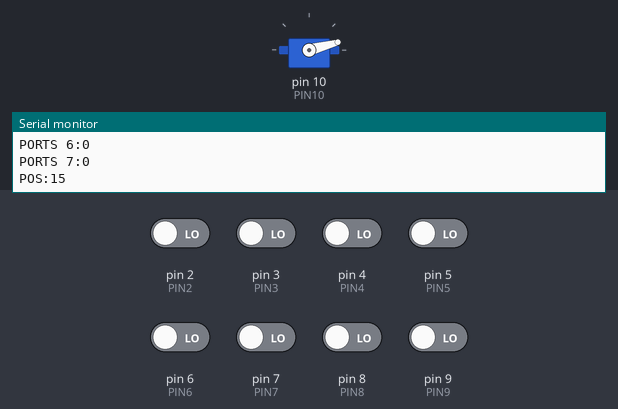
A sketch run on a simulated Arduino Uno, built with avr-gcc and run on an emulated ATmega328P. Shown: servo, the last lines printed to the serial monitor. Inputs (shaded band) come from the test bench; at power-on: pin 2 (PIN2), pin 3 (PIN3), pin 4 (PIN4), pin 5 (PIN5), pin 6 (PIN6), pin 7 (PIN7), pin 8 (PIN8), pin 9 (PIN9) LOW.

Above: at 2.8 s.
2.9 s: pin 9 (PIN9) driven HIGH
At 5.0 s:
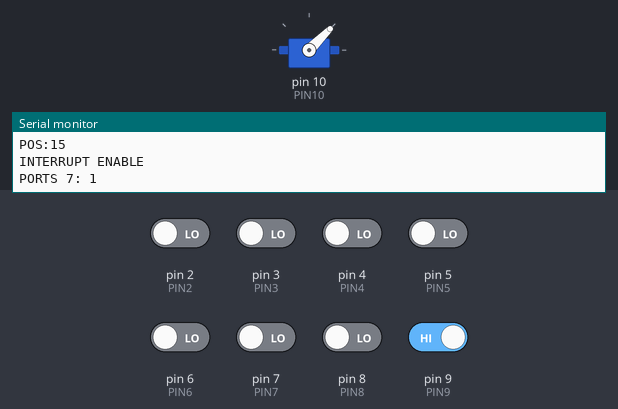
5.5 s: pin 2 (PIN2) driven HIGH
At 6.5 s:
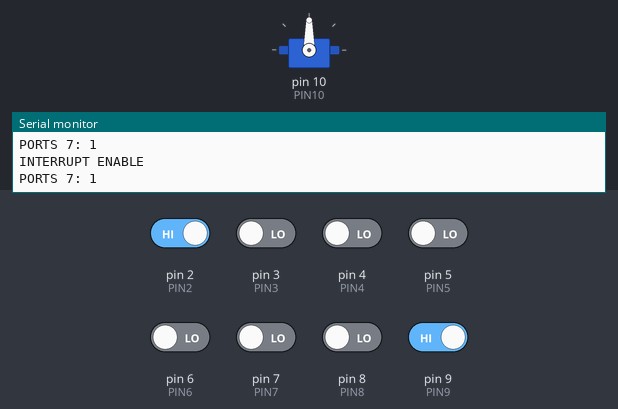
7.5 s: pin 3 (PIN3) driven HIGH
At 11.2 s:
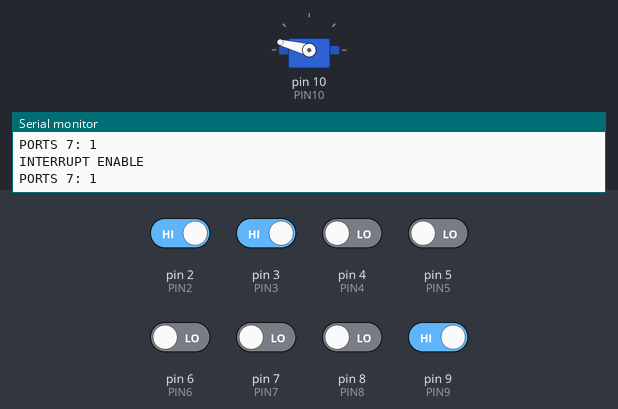
11.3 s: pin 3 (PIN3) driven LOW
14.8 s: pin 2 (PIN2) driven LOW
At 15.9 s:
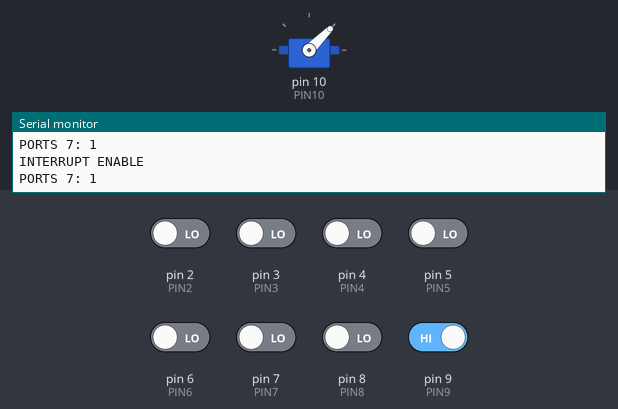
Timing chart, 0 to 17.6 s (numbered marks = the images above; inputs shaded):
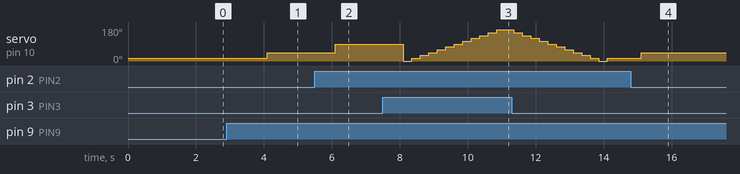

The sketch:

sweep_with_serial.ino
```cpp
//---------------------------------------------------------------------------
// Author: Julio Tena
// Description: Using arduino as slave for basys board output from switches
//
//
// Todo:
//      - Finish all cases
//      - Have speed control??
//
//---------------------------------------------------------------------------

#include <Servo.h>
#include "BasysComm.h"

Servo myservo;  // create servo object to control a servo

#define PIN2 2
#define PIN3 3
#define PIN4 4
#define PIN5 5
#define PIN6 6
#define PIN7 7
#define PIN8 8
#define PIN9 9

#define PIN10 10

int pos = 15;    // variable to store the servo position
int basys_in[8] = {0};
int check = 0;


void setup() {
  // initialize for digital input from basys board
  pinMode(PIN2,INPUT);
  pinMode(PIN3,INPUT);
  pinMode(PIN4,INPUT);
  pinMode(PIN5,INPUT);
  pinMode(PIN6,INPUT);
  pinMode(PIN7,INPUT);
  pinMode(PIN8,INPUT);
  pinMode(PIN9,INPUT);


  Serial.begin(9600);
  myservo.attach(PIN10);  // attaches the servo on pin 10 to the servo object
}

void loop() {

    // Receive all values from basys board and store in array
    // Note: might need time delay to allow time to read all values
    myservo.write(pos);
    readPorts(basys_in);

    if(interrupt(basys_in))
    {
      delay(1000);
      readPorts(basys_in);
      manualMode(basys_in,pos);
      if(basys_in[0] == 1 && basys_in[1] == 1)
      {
        for (int pos = 0; pos <= 165; pos += 15) { // goes from 0 degrees to 180 degrees
        // in steps of 1 degree
        myservo.write(pos);              // tell servo to go to position in variable 'pos'
        delay(250);                       // waits 15ms for the servo to reach the position
      }
      for (int pos = 165; pos >= 0; pos -= 15) { // goes from 180 degrees to 0 degrees
      myservo.write(pos);              // tell servo to go to position in variable 'pos'
      delay(250);                       // waits 15ms for the servo to reach the position
      }
      }
      //check = digitalRead(PIN9);
      Serial.println("INTERRUPT ENABLE");
      Serial.print("PORTS 7: ");
      Serial.print(basys_in[7]);
      Serial.print("\n");
      //Serial.print("CHECK: ");
      //Serial.print(check);
      //Serial.print("\n");
    }
    else
    {
        sweep(basys_in, pos);
      //delay(750);
      Serial.print("PORTS 0:");
      Serial.println(basys_in[0]);
      Serial.print("PORTS 1:");
      Serial.println(basys_in[1]);
      Serial.print("PORTS 2:");
      Serial.println(basys_in[2]);
      Serial.print("PORTS 3:");
      Serial.println(basys_in[3]);
      Serial.print("PORTS 4:");
      Serial.println(basys_in[4]);
      Serial.print("PORTS 5:");
      Serial.println(basys_in[5]);
      Serial.print("PORTS 6:");
      Serial.println(basys_in[6]);
      Serial.print("PORTS 7:");
      Serial.println(basys_in[7]);
      Serial.print("POS:");
      Serial.println(pos);
      delay(1000);

    }


}
```

BasysComm.h
```cpp
// ------------------------------------------------------------
// Author: Julio Tena
// Descrition: Library to establish communication between Basys3
//             board and Arduino. Basys3 sends 8-bits to Arduino
//             to represent data for 9g Servo motor control.
//
//
// ------------------------------------------------------


/*
    Reads inputs from 8 different pins (pins 2 - 9)
*/
void readPorts(int basys_inputs[])
{
  // 4-bits to determine location of Servo
  // Range of location: 0 - 12 (decimal)
  basys_inputs[0] = digitalRead(2);
  basys_inputs[1] = digitalRead(3);
  basys_inputs[2] = digitalRead(4);
  basys_inputs[3] = digitalRead(5);

  // 4-bits to determine voltage readings from xadc
  // Range of voltage levels: 0 - 16 (decimal)
  basys_inputs[4] = digitalRead(6);
  basys_inputs[5] = digitalRead(7);
  basys_inputs[6] = digitalRead(8);
  basys_inputs[7] = digitalRead(9);
}

bool interrupt(int basys_input[])
{
    if (basys_input[7] == 1 && basys_input[4] == 0 && basys_input[5] == 0 && basys_input[6] == 0)
      return true;
    return false;
}


void manualMode(int basys_input[],int &pos_in)
{
  if (basys_input[0] == 0 && basys_input[1] == 0)
    pos_in = 45;
  else if(basys_input[0] == 1 && basys_input[1] == 0)
    pos_in = 90;
  else if(basys_input[0] == 0 && basys_input[1] == 1)
    pos_in = 135;
  else if(basys_input[0] == 1 && basys_input[1] == 1)
  {
    pos_in = 15;
  }
}

void sweep(int basys_input[], int &pos_in)
{


  //location 0:
  if (basys_input[0] == 0 && basys_input[1] == 0 && basys_input[2] == 0 && basys_input[3] == 0)
    pos_in = pos_in;

  //location 1:
  if (basys_input[0] == 1 && basys_input[1] == 0 && basys_input[2] == 0 && basys_input[3] == 0)
    pos_in = 15;

  //location 2:
  if (basys_input[0] == 0 && basys_input[1] == 1 && basys_input[2] == 0 && basys_input[3] == 0)
    pos_in = 30;

  //location 3:
  if (basys_input[0] == 1 && basys_input[1] == 1 && basys_input[2] == 0 && basys_input[3] == 0)
    pos_in = 45;

  //location 4:
  if (basys_input[0] == 0 && basys_input[1] == 0 && basys_input[2] == 1 && basys_input[3] == 0)
    pos_in = 60;

  //location 5:
  if (basys_input[0] == 1 && basys_input[1] == 0 && basys_input[2] == 1 && basys_input[3] == 0)
    pos_in = 75;


  //location 6:
  if (basys_input[0] == 0 && basys_input[1] == 1 && basys_input[2] == 1 && basys_input[3] == 0)
    pos_in = 90;

  //location 7:
  if (basys_input[0] == 1 && basys_input[1] == 1 && basys_input[2] == 1 && basys_input[3] == 0)
    pos_in = 105;

  //location 8:
  if (basys_input[0] == 0 && basys_input[1] == 0 && basys_input[2] == 0 && basys_input[3] == 1)
    pos_in = 120;

  //location 9:
  if (basys_input[0] == 1 && basys_input[1] == 0 && basys_input[2] == 0 && basys_input[3] == 1)
    pos_in = 135;

  //location 10:
  if (basys_input[0] == 0 && basys_input[1] == 1 && basys_input[2] == 0 && basys_input[3] == 1)
    pos_in = 150;


}
```

Measured:
- after the input at 2.9 s, servo on pin 10 (PIN10): 15° → 45° after 1.2 s
- after the input at 5.5 s, servo on pin 10 (PIN10): 45° → 90° after 0.60 s
- after the input at 7.5 s, servo on pin 10 (PIN10): 90° → 0° after 0.60 s, → 15° 0.25 s later, → 30° 0.25 s later, → 45° 0.25 s later, … (12 changes in this stretch)
- after the input at 14.8 s, servo on pin 10 (PIN10): 15° → 45° after 0.30 s
